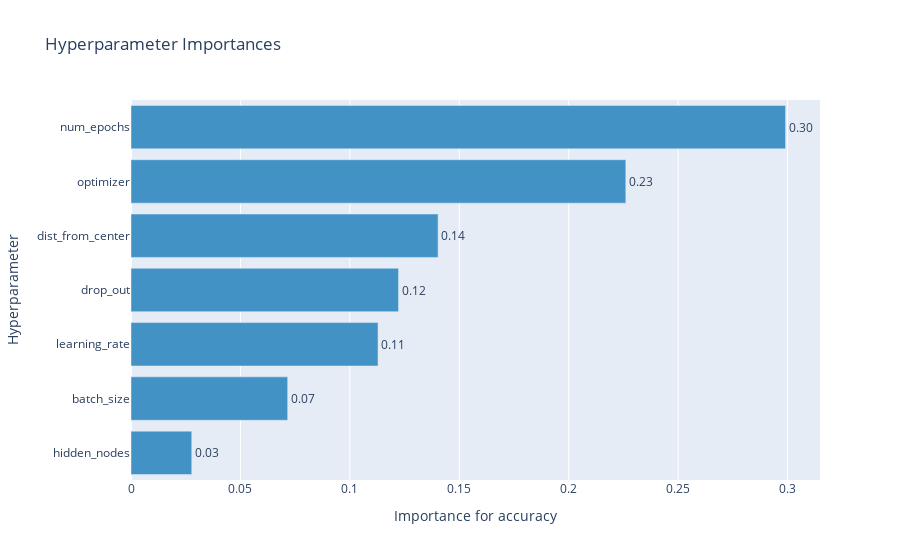

This figure's notebook cell:
### Code cell
optuna.visualization.plot_param_importances(
    study, target=lambda t: t.values[0], target_name="accuracy"
)

### Figure 1 — Plotly figure (JSON) as saved in the notebook; plotly's stock layout.template omitted (floating-point values rounded to 4 significant figures)
{"data": [{"cliponaxis": false, "hovertemplate": ["hidden_nodes (CategoricalDistribution): 0.027764934015745677<extra></extra>", "batch_size (CategoricalDistribution): 0.07159499779156436<extra></extra>", "learning_rate (FloatDistribution): 0.11288337127505425<extra></extra>", "drop_out (FloatDistribution): 0.1222430025725152<extra></extra>", "dist_from_center (IntDistribution): 0.14031650897378703<extra></extra>", "optimizer (CategoricalDistribution): 0.2261040180223834<extra></extra>", "num_epochs (IntDistribution): 0.2990931673489499<extra></extra>"], "marker": {"color": "rgb(66,146,198)"}, "orientation": "h", "text": ["0.03", "0.07", "0.11", "0.12", "0.14", "0.23", "0.30"], "textposition": "outside", "type": "bar", "x": [0.02776, 0.07159, 0.1129, 0.1222, 0.1403, 0.2261, 0.2991], "y": ["hidden_nodes", "batch_size", "learning_rate", "drop_out", "dist_from_center", "optimizer", "num_epochs"]}], "layout": {"showlegend": false, "title": {"text": "Hyperparameter Importances"}, "xaxis": {"title": {"text": "Importance for accuracy"}}, "yaxis": {"title": {"text": "Hyperparameter"}}}}
